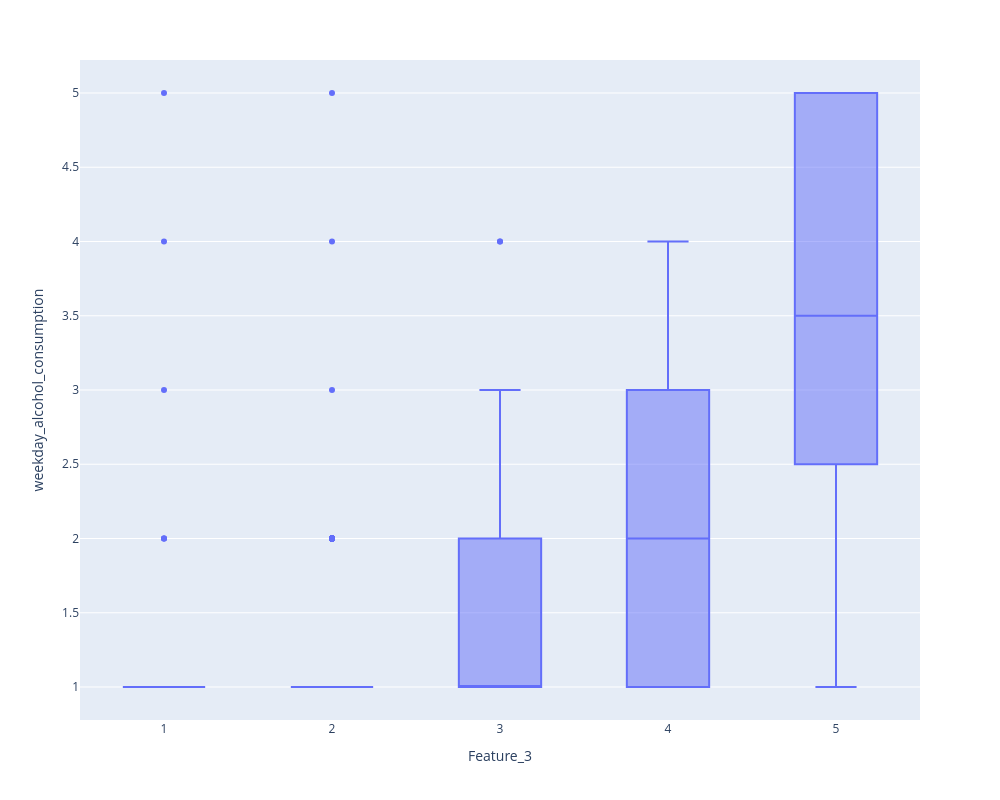

Notebook code for this chart:
### Markdown cell above
<h3>Feature_2 and positive correlation with grades and preference for higher studies.So this feature is indicating more studious students.So this feature can be a measure on some scale of STUDIOUSNESS of students or how much THEY STUDY</h3>

### Code cell
px.box(df,x='Feature_3',y='weekday_alcohol_consumption').update_layout(width=1000, height=800).show()

### Figure 1 — Plotly figure (JSON) as saved in the notebook; plotly's stock layout.template omitted (floating-point values rounded to 4 significant figures; data arrays with more than 128 entries replaced by an {"elided": "..."} marker saying what was removed)
{"data": [{"alignmentgroup": "True", "hovertemplate": "Feature_3=%{x}<br>weekday_alcohol_consumption=%{y}<extra></extra>", "legendgroup": "", "marker": {"color": "#636efa"}, "name": "", "notched": false, "offsetgroup": "", "orientation": "v", "showlegend": false, "type": "box", "x": {"elided": "649 float values"}, "x0": " ", "xaxis": "x", "y": {"elided": "649 int values"}, "y0": " ", "yaxis": "y"}], "layout": {"boxmode": "group", "height": 800, "legend": {"tracegroupgap": 0}, "margin": {"t": 60}, "width": 1000, "xaxis": {"anchor": "y", "domain": [0, 1], "title": {"text": "Feature_3"}}, "yaxis": {"anchor": "x", "domain": [0, 1], "title": {"text": "weekday_alcohol_consumption"}}}}
